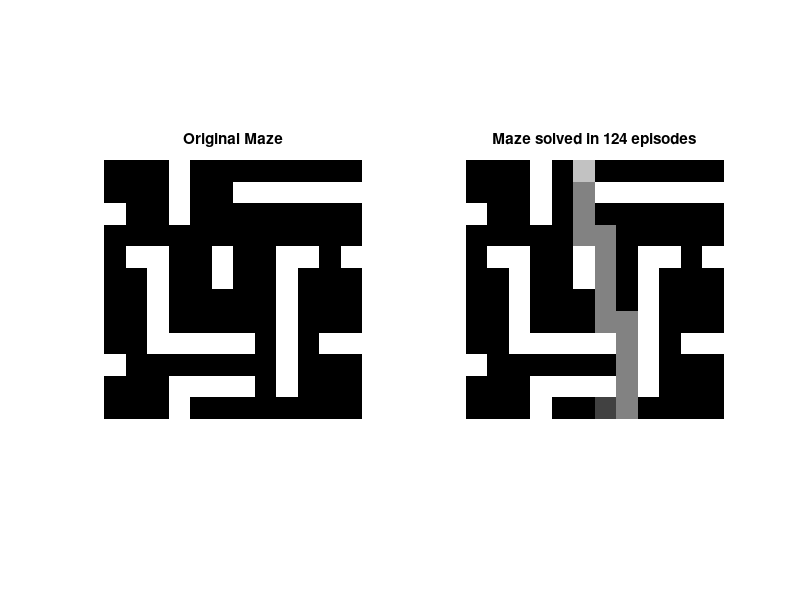

The MATLAB source for this figure:
function [ ] = laberinto()
    % Define maze (0 - empty space, 1 - wall):
    maze = [0,0,0,1,0,0,0,0,0,0,0,0;
            0,0,0,1,0,0,1,1,1,1,1,1;
            1,0,0,1,0,0,0,0,0,0,0,0;
            0,0,0,0,0,0,0,0,0,0,0,0;
            0,1,1,0,0,1,0,0,1,1,0,1;
            0,0,1,0,0,1,0,0,1,0,0,0;
            0,0,1,0,0,0,0,0,1,0,0,0;
            0,0,1,0,0,0,0,0,1,0,0,0;
            0,0,1,1,1,1,1,0,1,0,1,1;
            1,0,0,0,0,0,0,0,1,0,0,0;
            0,0,0,1,1,1,1,0,1,0,0,0;
            0,0,0,1,0,0,0,0,0,0,0,0];
	start = [12,7];
    goal = [1,6];
    
    figure(1), subplot(1,2,1)
        imshow(maze,[],'InitialMagnification',3000);
        title('Original Maze')
        
    % Change to linear indices:
    start = sub2ind(size(maze),start(1),start(2));
    goal = sub2ind(size(maze),goal(1),goal(2));
    
    % Solve the maze:
    R = mazeRewards(maze,start,goal);
    gamma = 0.9;
    [Q,n] = qlearning(R,gamma);
    pi = policy(Q,start,goal);
    
    % Update maze:
    maze(pi) = 0.5;
    maze(start) = 0.25;
    maze(goal) = 0.75;
    
    % Graphics:
    figure(1), subplot(1,2,2)
        imshow(maze,[],'InitialMagnification',3000);
        title(['Maze solved in ',num2str(n),' episodes'])
end

function [R] = mazeRewards(maze,start,goal)
    [a,b] = size(maze);
    R = -1*ones(a*b);
    for i = 1:a
        for j = 1:b
            p = sub2ind([a,b],i,j);
            if(j~=1 && maze(i,j-1)~=1)
                R(p,sub2ind([a,b],i,j-1)) = 0;
            end
            if(i~=1 && maze(i-1,j)~=1)
                R(p,sub2ind([a,b],i-1,j)) = 0;
            end
            if(j~=b && maze(i,j+1)~=1)
                R(p,sub2ind([a,b],i,j+1)) = 0;
            end
            if(i~=a && maze(i+1,j)~=1)
                R(p,sub2ind([a,b],i+1,j)) = 0;
            end
        end
    end
    for i = 1:a*b
        if(R(i,goal)==0), R(i,goal)=100; end
        if(R(i,start)==0), R(i,start)=-100; end
    end
end

function [Q,n] = qlearning(R,gamma)
    n = 0;
    [a,b] = size(R);
    Q = zeros(a,b);
    Qant = Q;
    while(true)
        for i = 1:a
            for j = 1:b
                if(R(i,j)~=-1)
                    Q(i,j) = R(i,j) + gamma*max(Q(j,:));
                end
            end
        end
        n = n + 1;
%         disp('Q:');
%         disp(Q);
        if(sum(sum(abs(Qant-Q)<1e-9))==a*b)
            break;
        else
            Qant = Q;
        end
    end
    Q = Q/max(max(Q)); % Normalize
    Q = round(Q*100);
end

function [pi] = policy(Q,start,goal)
    pi = start;
    while(pi(end) ~= goal)
        a = find(Q(pi(end),:) == max(Q(pi(end),:)));
        pi = [pi,a(randi(length(a)))];
    end
end